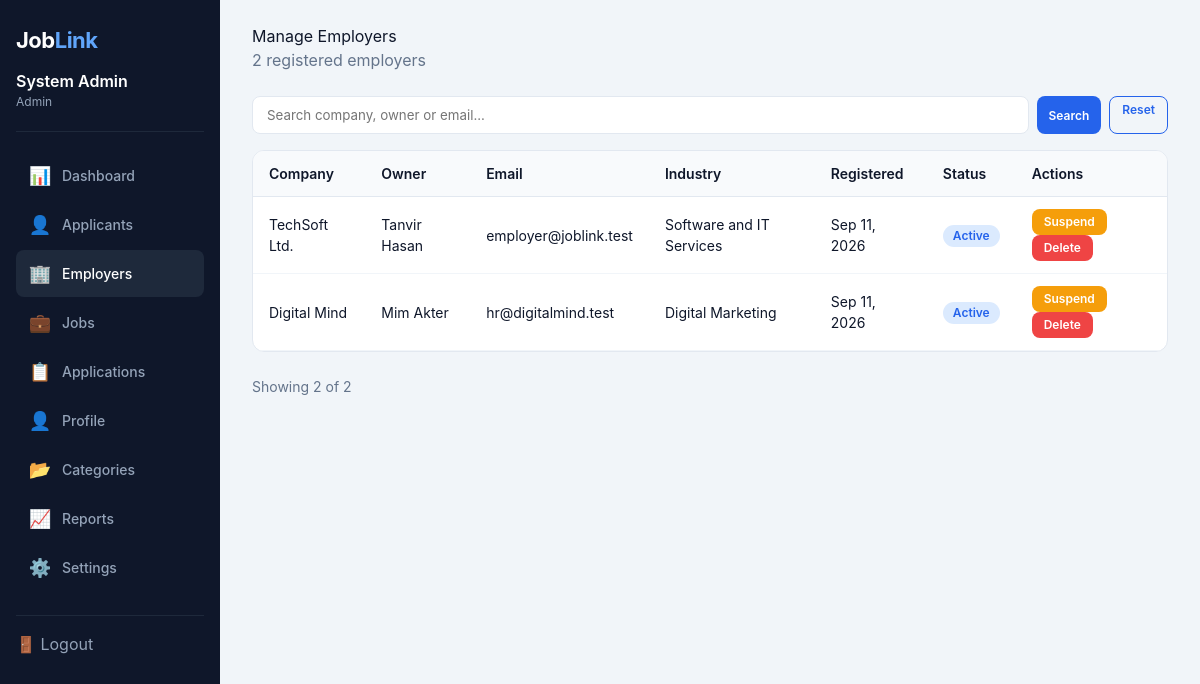
/?role=admin&page=employers (signed in), run on the app's committed database.
### tables this page shows
CREATE TABLE employer_profiles (
 user_id INT PRIMARY KEY,
 company_name VARCHAR(160) NOT NULL,
 industry VARCHAR(120) DEFAULT NULL,
 address VARCHAR(255) DEFAULT NULL,
 website VARCHAR(180) DEFAULT NULL,
 company_size VARCHAR(80) DEFAULT NULL,
 description TEXT,
 benefits TEXT,
 logo VARCHAR(255) DEFAULT NULL,
 cover VARCHAR(255) DEFAULT NULL,
 verified TINYINT(1) DEFAULT 0,
 CONSTRAINT fk_employer_user FOREIGN KEY (user_id) REFERENCES users(id) ON DELETE CASCADE
);

CREATE TABLE users (
 id INT AUTO_INCREMENT PRIMARY KEY,
 name VARCHAR(120) NOT NULL,
 email VARCHAR(150) NOT NULL UNIQUE,
 phone VARCHAR(30) DEFAULT NULL,
 password VARCHAR(255) NOT NULL,
 role ENUM('applicant','employer','admin') NOT NULL,
 status ENUM('active','pending','suspended','inactive') DEFAULT 'active',
 created_at TIMESTAMP DEFAULT CURRENT_TIMESTAMP
);

### pages/admin/employers.php (the view, shortened to what this page needs)
<?php
require_once __DIR__ . '/../../config.php';
$db = getDB();
$params = [];
$sql = "
    SELECT u.*, ep.company_name, ep.industry, ep.verified
    FROM users u
    JOIN employer_profiles ep ON u.id = ep.user_id
    WHERE u.role = 'employer' ";
$sql .= " ORDER BY u.created_at DESC";
$stmt = $db->prepare($sql);
$stmt->execute($params);
$employers = $stmt->fetchAll();
$rows = '';
foreach ($employers as $e) {
    $status_badge = $e['status'] === 'active' ? ($e['verified'] ? 'badge-verified' : 'badge-active') : ($e['status'] === 'pending' ? 'badge-pending' : 'badge-suspended');
    $id = (int)$e['id'];
    if ($e['status'] === 'pending') {
        $toggle = "<a href='?role=admin&page=employers&amp;approve=$id' class='btn btn-success btn-sm'>Approve</a>";
    } elseif ($e['status'] === 'active') {
        $toggle = "<a href='?role=admin&page=employers&amp;suspend=$id' class='btn btn-warning btn-sm' onclick='return confirm(\"Suspend this employer?\")'>Suspend</a>";
    } else {
        $toggle = "<a href='?role=admin&page=employers&amp;activate=$id' class='btn btn-success btn-sm'>Activate</a>";
    }
    $rows .= "<tr>
        <td>" . htmlspecialchars($e['company_name']) . "</td>
        <td>" . htmlspecialchars($e['name']) . "</td>
        <td>" . htmlspecialchars($e['email']) . "</td>
        <td>" . htmlspecialchars((string)$e['industry']) . "</td>
        <td>" . date('M d, Y', strtotime($e['created_at'])) . "</td>
        <td><span class='badge $status_badge'>" . ucfirst($e['status']) . "</span></td>
        <td>
            $toggle
            <a href='?role=admin&page=employers&amp;delete=$id' class='btn btn-danger btn-sm' onclick='return confirm(\"Delete this employer? This cannot be undone.\")'>Delete</a>
        </td>
    </tr>";
}

### public/css/global.css (style rules this page uses)
* { margin:0; padding:0; box-sizing:border-box; }
body { font-family:'Inter', system-ui, -apple-system, sans-serif; background:#f8fafc; color:#0f172a; line-height:1.5; }
a { text-decoration:none; color:inherit; }
.logo { font-size:24px; font-weight:700; color:#2563eb; letter-spacing:-0.5px; }
.logo span { color:#0f172a; }
.btn { display:inline-block; padding:8px 20px; border-radius:8px; font-weight:600; font-size:14px; border:none; cursor:pointer; transition:all .2s; text-align:center; }
.btn-primary { background:#2563eb; color:#fff; }
.btn-outline { background:transparent; color:#2563eb; border:1.5px solid #2563eb; }
.btn-sm { padding:4px 12px; font-size:12px; }
.btn-danger { background:#ef4444; color:#fff; }
.btn-warning { background:#f59e0b; color:#fff; }
.text-muted { color:#64748b; font-size:14px; }
input, select, textarea, button { font-family:inherit; }
.page-sub { color:#64748b; margin-bottom:24px; }
.badge { display:inline-block; padding:2px 10px; border-radius:12px; font-size:12px; font-weight:600; }
.badge-verified { background:#dbeafe; color:#2563eb; }

### public/css/admin.css (style rules this page uses)
* { margin:0; padding:0; box-sizing:border-box; }
body { font-family:'Inter',system-ui,sans-serif; background:#f1f5f9; }
.dash-wrapper { display:flex; min-height:100vh; }
.dash-sidebar { width:220px; background:#0f172a; color:#cbd5e1; padding:24px 16px; flex-shrink:0; height:100vh; position:sticky; top:0; overflow-y:auto; }
.dash-sidebar .logo { color:#fff; font-size:22px; margin-bottom:24px; }
.dash-sidebar .logo span { color:#60a5fa; }
.dash-sidebar .user-info { padding:12px 0 20px; border-bottom:1px solid #1e293b; margin-bottom:20px; }
.dash-sidebar .user-info .name { font-weight:600; color:#fff; }
.dash-sidebar .user-info .role { font-size:12px; color:#94a3b8; }
.dash-sidebar .nav-item { display:flex; align-items:center; gap:10px; padding:10px 12px; border-radius:8px; color:#94a3b8; font-size:14px; font-weight:500; transition:all .2s; cursor:pointer; margin-bottom:2px; }
.dash-sidebar .nav-item:hover, .dash-sidebar .nav-item.active { background:#1e293b; color:#fff; }
.dash-sidebar .nav-item .icon { font-size:18px; width:24px; text-align:center; }
.dash-sidebar .logout { display:block; margin-top:24px; border-top:1px solid #1e293b; padding-top:16px; color:#94a3b8; cursor:pointer; text-decoration:none; }
.dash-main { flex:1; padding:24px 32px; overflow-x:auto; }
.table-wrap { background:#fff; border-radius:12px; border:1px solid #e2e8f0; overflow-x:auto; margin-bottom:24px; }
.table-wrap table { width:100%; border-collapse:collapse; font-size:14px; }
.table-wrap th { background:#f8fafc; text-align:left; padding:12px 16px; font-weight:600; border-bottom:1px solid #e2e8f0; }
.table-wrap td { padding:12px 16px; border-bottom:1px solid #f1f5f9; }
.badge { display:inline-block; padding:2px 10px; border-radius:12px; font-size:12px; font-weight:600; }
.badge-verified { background:#dbeafe; color:#2563eb; }
.dash-main .page-sub { color:#64748b; margin-bottom:24px; }

### data on the page
employer_profiles: company_name "TechSoft Ltd.", user_id.name "Tanvir Hasan", user_id.email "employer@joblink.test", industry "Software and IT Services", user_id.created_at "Sep 11, 2026", user_id.status "Active"
employer_profiles: company_name "Digital Mind", user_id.name "Mim Akter", user_id.email "hr@digitalmind.test", industry "Digital Marketing", user_id.created_at "Sep 11, 2026", user_id.status "Active"
